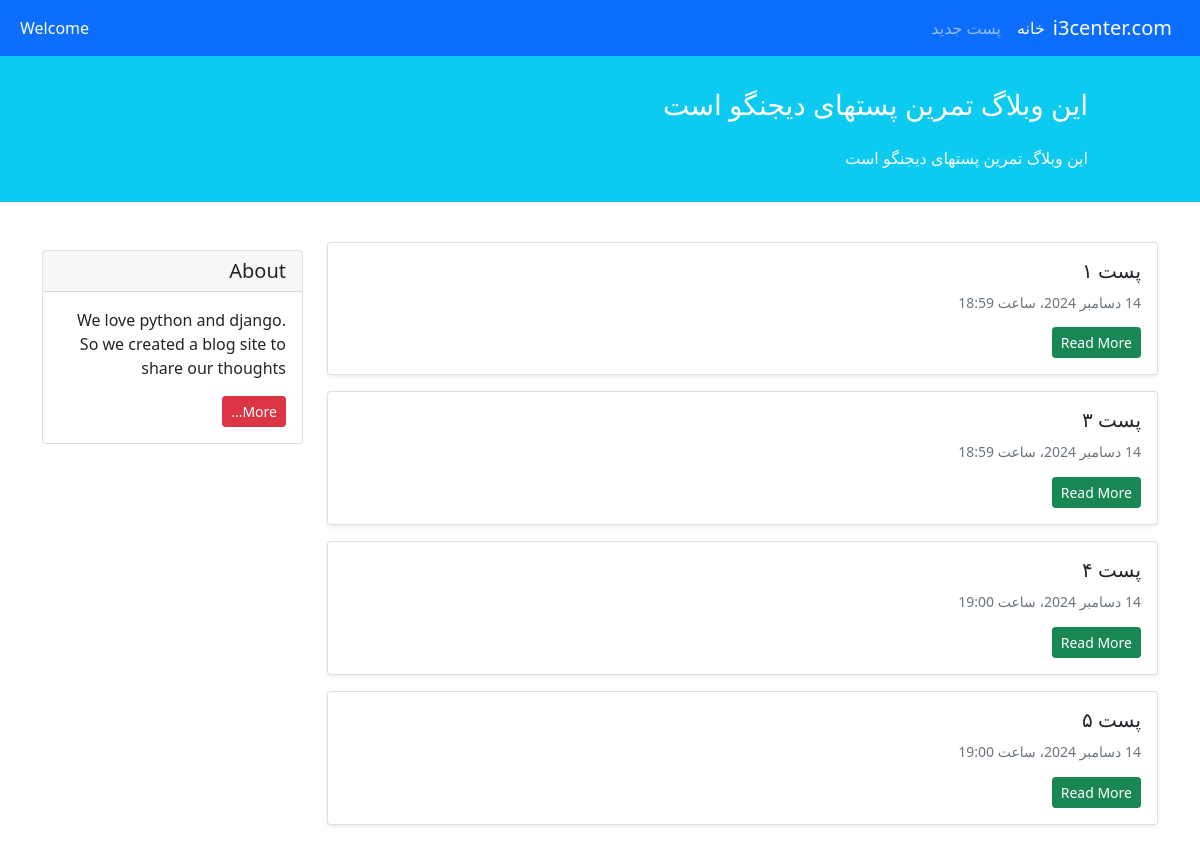
The app's page /, older data.
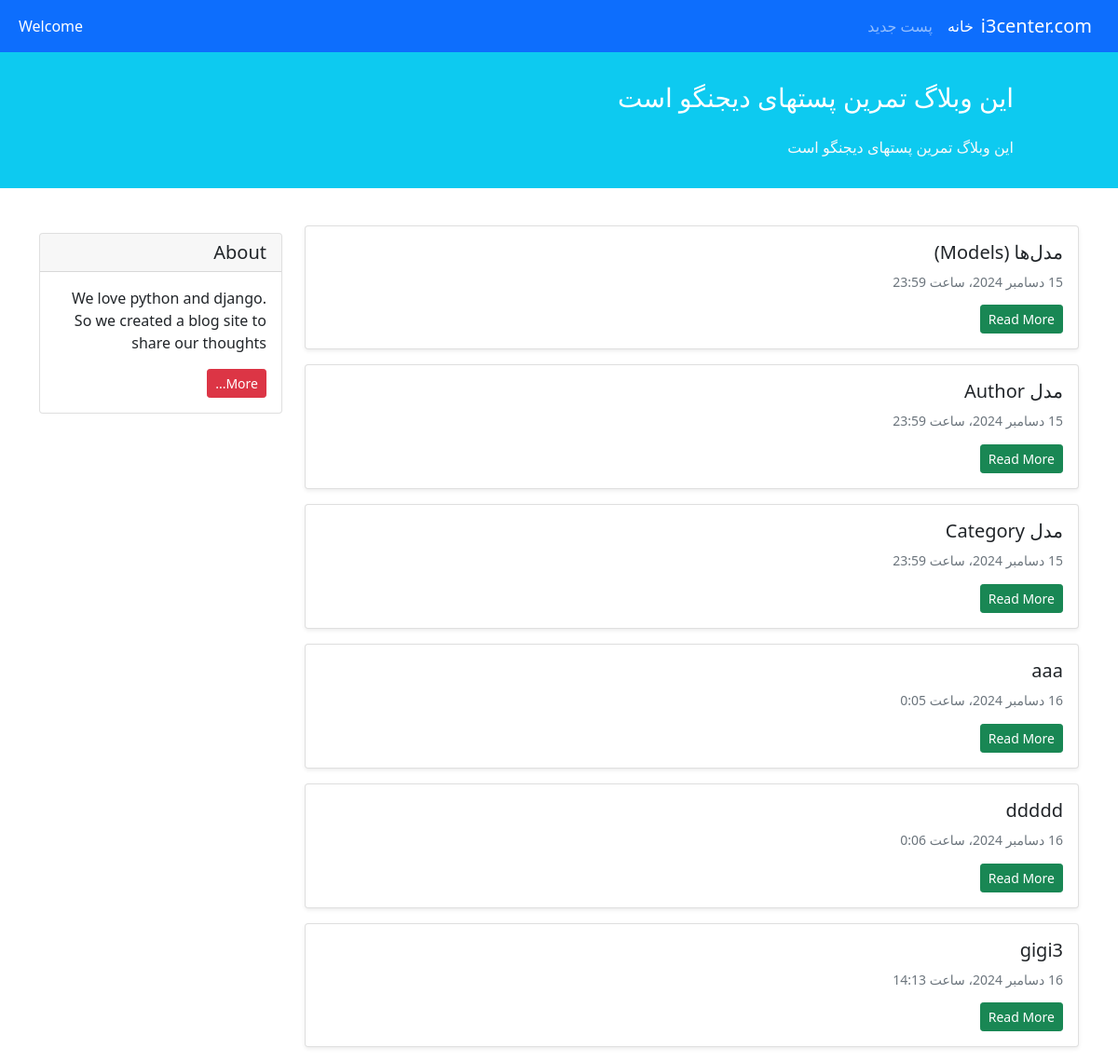
The same page, newer data.
### home/models.py (models this page shows, shortened)
class Post(models.Model):
    STATUS =(
        ('pub' , 'انتشار یافته'),
        ('drf' , 'پیش نمایش'),
    )
    title = models.CharField(max_length=50,null=True,blank=True)
    information = models.TextField(max_length=500,null=True,blank=True)
    datetime_create = models.DateTimeField(auto_now_add=True)
    datetime_update = models.DateTimeField(auto_now=True)
    status = models.CharField(choices=STATUS , max_length=3)
    email = models.EmailField(max_length=50)

### home/views.py (the view)
# urls.py: path('' , views.show_post , name='show') ,
def show_post(request):
    posts = Post.objects.filter(status='pub')
    return render(request , 'home.html' , {'posts':posts})

### templates/home.html (shortened to what this page needs)
{% extends '_base.html' %}
{% load static %}
{% block css %}
    <link rel="stylesheet" href="{% static 'css/home.css' %}">
{% endblock %}
{% block content %}
    {% for item in posts %}
        <div class="card shadow-sm my-3">
            <div class="card-body">
                <h5 class="card-title">{{ item.title }}</h5>
                <h6 class="card-subtitle mb-2 text-muted small py-2">{{ item.datetime_update }}</h6>
                <a href="{% url 'home:detail' item.id %}" class="btn btn-sm btn-success">Read More</a>
            </div>
        </div>
    {% endfor %}
{% endblock %}

Row changes from the older to the newer data that the page shows:
removed Post: title "پست ۱", datetime_update "14 دسامبر 2024، ساعت 18:59"
removed Post: title "پست ۳", datetime_update "14 دسامبر 2024، ساعت 18:59"
removed Post: title "پست ۴", datetime_update "14 دسامبر 2024، ساعت 19:00"
removed Post: title "پست ۵", datetime_update "14 دسامبر 2024، ساعت 19:00"
now on this page (row edited): Post: title "مدل‌ها (Models)", datetime_update "15 دسامبر 2024، ساعت 23:59"
added Post: title "مدل Author", datetime_update "15 دسامبر 2024، ساعت 23:59"
added Post: title "مدل Category", datetime_update "15 دسامبر 2024، ساعت 23:59"
now on this page (row edited): Post: title "aaa", datetime_update "16 دسامبر 2024، ساعت 0:05"
now on this page (row edited): Post: title "ddddd", datetime_update "16 دسامبر 2024، ساعت 0:06"
now on this page (row edited): Post: title "gigi3", datetime_update "16 دسامبر 2024، ساعت 14:13"
